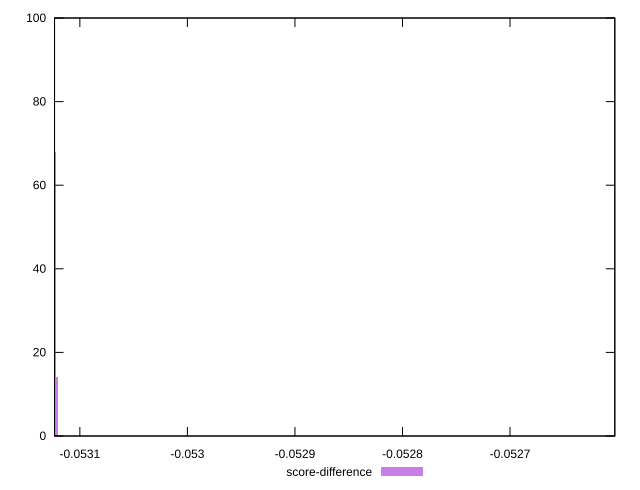

Source code (gnuplot):
reset

$scoreDifference <<EOF
-0.053123528086758534 17
-0.05312238167600115 68
-0.05312123526524375 14
-0.052603057602902854 1
EOF

set key outside below
set boxwidth 0.0000011464107573913666
set xrange [-0.05312355794511109:-0.05260254134591913]
set yrange [0:100]
set trange [0:100]
set style fill transparent solid 0.5 noborder
set terminal svg size 640, 490 enhanced background rgb 'white'
set output "reprap/total-byte-weight/samples/pages+cached+noadtech/score-difference/histogram.svg"

plot $scoreDifference title "score-difference" with boxes

reset
